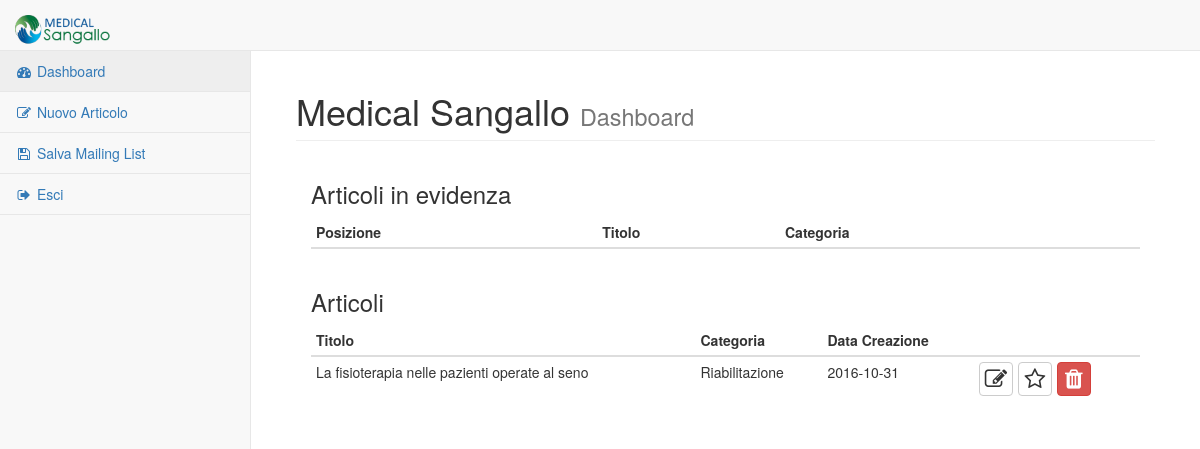
The page /administrator/dashboard.php (signed in) on the database as committed earlier.
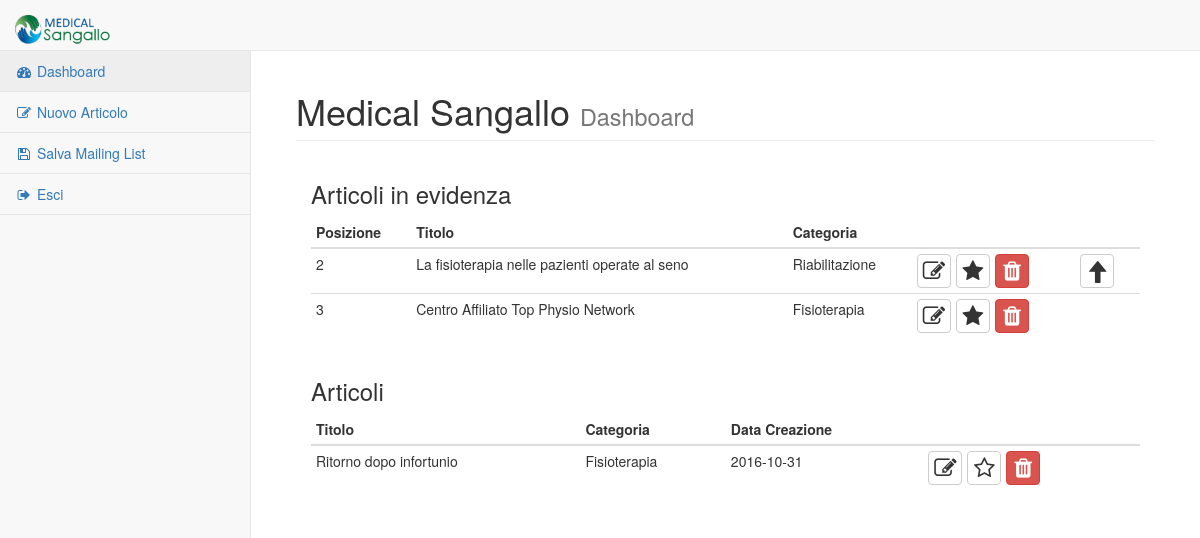
The same page on the database as committed later.
### tables this page shows
CREATE TABLE articolo (id INTEGER PRIMARY KEY AUTOINCREMENT, titolo TEXT UNIQUE NOT NULL, sottotitolo TEXT UNIQUE NOT NULL, testo TEXT NOT NULL, homepage INT DEFAULT 0, data_creazione DATE DEFAULT CURRENT_DATE NOT NULL, posizione INT DEFAULT 0, categoria STRING (50) NOT NULL, pathImg STRING);

### administrator/php/variabili.php (called while the page is built, shortened)
<?php
$header = "html/header.html";
$footer = "html/footer.html";
$home = "../index.php";
$changeStatus = "changeStatus.php";
$deleteArticolo = "deleteArticolo.php";
$changeOrder = "changeOrder.php";
$pagine = array(
    array(
        'nome' => 'Dashboard',
        'link' => 'dashboard.php',
        'icon' => 'dashboard'
    ),
    array(
        'nome' => 'Nuovo Articolo',
        'link' => 'nuovoArticolo.php',
        'icon' => 'edit'
    ),
    array(
        'nome' => 'Salva Mailing List',
        'link' => 'mailingList.php',
        'icon' => 'save'
    ),
    array(
        'nome' => 'Esci',
        'link' => 'logout.php',
        'icon' => 'sign-out'
    )
);

### administrator/php/template.php (the view, shortened to what this page needs)
<?php
require_once("php/variabili.php");
require_once("php/utility.php");
function printNavbar()
{
    global $home;
    echo '<nav class="navbar navbar-default navbar-static-top" role="navigation" style="margin-bottom: 0">';
    echo '<div class="navbar-header">';
    echo '<a class="navbar-brand" href="' . $home . '">';
    echo '<img src="img/logo.png" alt="" style="height: 30px;">';
    echo '</a>';
    echo '</div>';
    printSidebar();
    echo '</nav';
}
function printSidebar()
{
    global $pagine;
    echo '<div class="navbar-default sidebar" role="navigation">';
    echo '<div class="sidebar-nav navbar-collapse">';
    echo '<ul class="nav" id="side-menu">';
    for ($x = 0; $x < count($pagine); $x++) {
        echo '<li>';
        echo '<a href="' . $pagine[$x]['link'] . '"><i class="fa fa-' . $pagine[$x]['icon'] . ' fa-fw"></i> ' . $pagine[$x]['nome'] . '</a>';
        echo '</li>';
    }
    echo '</ul>';
    echo '</div>';
    echo '</div>';
}
function printRowDashbordInEvidenza($articolo)
{
    echo "<tr>";
    echo "<td>" . $articolo['posizione'] . "</td>";
    echo "<td>" . $articolo['titolo'] . "</td>";
    echo "<td>" . $articolo['categoria'] . "</td>";
    echo "<td>";
    echo '<div style="display: inline-flex;">';
    editButton($articolo['id']);
    starButton($articolo['id'], $articolo['homepage']);
    deleteButton($articolo['id']);
    echo "</div>";
    echo "</td>";
    echo '<td>';
    arrow($articolo['id'], $articolo['posizione']);
    echo '</td>';
    echo "</tr>";
}
function printRowDashbord($articolo)
{
    echo "<tr>";
    echo "<td>" . $articolo['titolo'] . "</td>";
    echo "<td>" . $articolo['categoria'] . "</td>";
    echo "<td>" . $articolo['data_creazione'] . "</td>";
    echo "<td>";
    echo '<div style="display: inline-flex;">';
    editButton($articolo['id']);
    starButton($articolo['id'], $articolo['homepage']);
    deleteButton($articolo['id']);
    echo "</div>";
    echo "</td>";
    echo "</tr>";
}
function arrow($id, $posizione)
{
    global $changeOrder;
    $numeroArticoli = getNumeroArticoli();
    echo '<div style="display: inline-flex;">';
    if ($posizione != 1 && $posizione <= $numeroArticoli) {
        echo '<form action="' . $changeOrder . '" method="post">';
        echo '<button type="submit" class="btn btn-social-icon btn-default btn-dash"><span class="glyphicon glyphicon-arrow-up" aria-hidden="true"></span></button>';
        echo '</form>';
    }
    echo '</div>';
}
function starButton($id, $status)
{
    global $changeStatus;
    if ($status == 0) {
        echo '<form action="' . $changeStatus . '" method="post">';
        echo '<button type="submit" class="btn btn-social-icon btn-default btn-dash"><i class="fa fa-star-o"></i></button>';
        echo '</form>';
    } else {
        echo '<form action="' . $changeStatus . '" method="post">';
        echo '<button type="submit" class="btn btn-social-icon btn-default btn-dash"><i class="fa fa-star"></i></button>';
        echo '</form>';
    }
}
function editButton($id)
{
    echo '<form action="modifica.php" method="post">';
    echo '<button type="submit" class="btn btn-social-icon btn-default btn-dash"><i class="fa fa-edit"></i></button>';
    echo '</form>';
}
function deleteButton($id)
{
    global $deleteArticolo;
    echo '<form action="' . $deleteArticolo . '" method="post">';
    echo '<button type="submit" class="btn btn-social-icon btn-danger"><i class="fa fa-trash"></i></button>';
    echo '</form>';
}

### administrator/dashboard.php (shortened to what this page needs)
<?php require_once("php/variabili.php"); ?>
<?php require_once("php/template.php"); ?>
<?php require_once("php/utility.php"); ?>
<?php echo file_get_contents($header); ?>
<?php printNavbar() ?>
<div id="page-wrapper">
    <div class="container-fluid">
        <div class="row">
            <div class="col-lg-12">
                <h1 class="page-header">
                    Medical Sangallo
                    <small>Dashboard</small>
                </h1>
                <div class="container-fluid">
                    <h3>Articoli in evidenza</h3>
                    <table class="table table-condensed table-responsive">
                        <thead>
                        <tr>
                            <th>Posizione</th>
                            <th>Titolo</th>
                            <th>Categoria</th>
                            <th></th>
                            <th></th>
                        </tr>
                        </thead>
                        <tbody>
                        <?php
                        printArticoliInEvidenza();
                        ?>
                        </tbody>
                    </table>
                </div>
                <div class="container-fluid">
                    <h3>Articoli</h3>
                    <table class="table table-condensed table-responsive">
                        <thead>
                        <tr>
                            <th>Titolo</th>
                            <th>Categoria</th>
                            <th>Data Creazione</th>
                            <th></th>
                        </tr>
                        </thead>
                        <tbody>
                        <?php
                        printArticoliNotInEvidenza();
                        ?>
                        </tbody>
                    </table>
                </div>
            </div>
        </div>
    </div>
</div>
<?php echo file_get_contents($footer); ?>

### administrator/php/utility.php (shortened to what this page needs)
<?php
require_once('variabili.php');
$database = "database/medicalSangallo.db";
function getNumeroArticoli()
{
    $results = getArticoliInEvidenza();
    $count = 0;
    while ($articolo = $results->fetchArray()) {
        $count++;
    }
    return $count;
}
function getArticoliInEvidenza()
{
    global $database;
    $db = new SQLite3($database);
    $query = 'select * from articolo where homepage=1 order by posizione';
    $results = $db->query($query);
    return $results;
}
function printArticoliInEvidenza(){
    $results = getArticoliInEvidenza();
    while ($articolo = $results->fetchArray()) {
        printRowDashbordInEvidenza($articolo);
    }
    return $results;
}
function printArticoliNotInEvidenza(){
    global $database;
    $db = new SQLite3($database);
    $query = 'select * from articolo where homepage=0';
    $results = $db->query($query);
    while ($articolo = $results->fetchArray()) {
        printRowDashbord($articolo);
    }
    return $results;
}

Rows that differ between the two databases and show on the page:
changed articolo "La fisioterapia nelle pazienti operate al seno": moves from the list under "Articoli" to the list under "Articoli in evidenza"
added articolo: posizione "3", titolo "Centro Affiliato Top Physio Network", categoria "Fisioterapia", shown under "Articoli in evidenza"
added articolo: titolo "Ritorno dopo infortunio", categoria "Fisioterapia", data_creazione "2016-10-31", shown under "Articoli"
